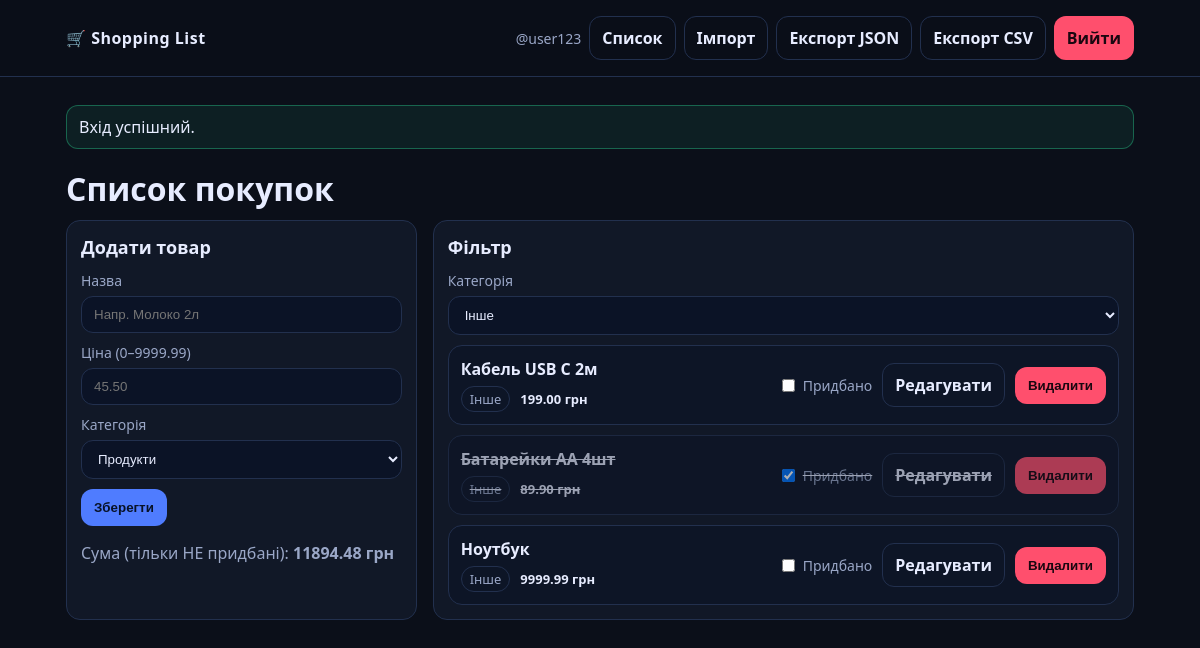
Screenshot of /app.php?category=3 (signed in) with the database file from the repository.
### tables this page shows
CREATE TABLE IF NOT EXISTS items (
  id INT AUTO_INCREMENT PRIMARY KEY,
  user_id INT NOT NULL,
  category_id INT NOT NULL,
  name VARCHAR(100) NOT NULL,
  price DECIMAL(10,2) NOT NULL DEFAULT 0.00,
  is_purchased TINYINT(1) NOT NULL DEFAULT 0,
  created_at DATETIME NOT NULL,
  CONSTRAINT fk_items_user FOREIGN KEY (user_id) REFERENCES users(id) ON DELETE CASCADE,
  CONSTRAINT fk_items_category FOREIGN KEY (category_id) REFERENCES categories(id)
);

CREATE TABLE IF NOT EXISTS categories (
  id INT AUTO_INCREMENT PRIMARY KEY,
  name VARCHAR(50) NOT NULL UNIQUE
);

### app/items.php (called while the page is built, shortened)
<?php
function get_categories(PDO $pdo): array {
    return $pdo->query("SELECT id, name FROM categories ORDER BY id")->fetchAll();
}
function get_items(PDO $pdo, int $userId, ?int $categoryId): array {
    if ($categoryId) {
        $st = $pdo->prepare("SELECT i.*, c.name AS category_name
                             FROM items i JOIN categories c ON c.id=i.category_id
                             WHERE i.user_id=? AND i.category_id=?
                             ORDER BY i.created_at DESC, i.id DESC");
        $st->execute([$userId, $categoryId]);
    } else {
        $st = $pdo->prepare("SELECT i.*, c.name AS category_name
                             FROM items i JOIN categories c ON c.id=i.category_id
                             WHERE i.user_id=?
                             ORDER BY i.created_at DESC, i.id DESC");
        $st->execute([$userId]);
    }
    return $st->fetchAll();
}
function sum_unpurchased(PDO $pdo, int $userId): float {
    $st = $pdo->prepare("SELECT COALESCE(SUM(price),0) AS s FROM items WHERE user_id=? AND is_purchased=0");
    $st->execute([$userId]);
    return (float)$st->fetch()['s'];
}

### app/helpers.php (called while the page is built, shortened)
<?php
function e(string $s): string {
    return htmlspecialchars($s, ENT_QUOTES | ENT_SUBSTITUTE, 'UTF-8');
}

### app/auth.php (called while the page is built, shortened)
<?php
require_once __DIR__ . '/helpers.php';
function auth_user(): ?array {
    return $_SESSION['user'] ?? null;
}

### public/app.php (the view, shortened to what this page needs)
<?php
require_once __DIR__ . '/../app/db.php';
require_once __DIR__ . '/../app/helpers.php';
require_once __DIR__ . '/../app/auth.php';
require_once __DIR__ . '/../app/items.php';
$user = auth_user();
$userId = (int)$user['id'];
$categoryFilter = isset($_GET['category']) && $_GET['category'] !== '' ? (int)$_GET['category'] : null;
$categories = get_categories($pdo);
$items = get_items($pdo, $userId, $categoryFilter);
$sum = sum_unpurchased($pdo, $userId);
include __DIR__ . '/_header.php';
?>
<h1>Список покупок</h1>
<section class="grid">
  <div class="card">
    <h2>Додати товар</h2>
    <form method="post" class="form">
      <label>Назва
        <input name="name" maxlength="100" placeholder="Напр. Молоко 2л" required>
      </label>
      <label>Ціна (0–9999.99)
        <input name="price" inputmode="decimal" placeholder="45.50" required>
      </label>
      <label>Категорія
        <select name="category_id" required>
          <?php foreach ($categories as $c): ?>
            <option value="<?= (int)$c['id'] ?>"><?= e($c['name']) ?></option>
          <?php endforeach; ?>
        </select>
      </label>
      <button class="btn btn--primary" type="submit">Зберегти</button>
    </form>
    <p class="muted">Сума (тільки НЕ придбані): <b><?= number_format($sum, 2, '.', '') ?> грн</b></p>
  </div>
  <div class="card">
    <h2>Фільтр</h2>
    <form method="get" class="form form--row">
      <label>Категорія
        <select name="category" onchange="this.form.submit()">
          <?php foreach ($categories as $c): ?>
            <option value="<?= (int)$c['id'] ?>" <?= $categoryFilter===(int)$c['id']?'selected':'' ?>>
              <?= e($c['name']) ?>
            </option>
          <?php endforeach; ?>
        </select>
      </label>
    </form>
    <?php if (!$items): ?>
      <div class="empty">Немає товарів у цій категорії 🙃</div>
    <?php else: ?>
      <div class="list">
        <?php foreach ($items as $it): ?>
          <div class="item <?= (int)$it['is_purchased']===1?'item--purchased':'' ?>">
            <div class="item__main">
              <div class="item__title"><?= e($it['name']) ?></div>
              <div class="item__meta">
                <span class="tag"><?= e($it['category_name']) ?></span>
                <span class="price"><?= number_format((float)$it['price'], 2, '.', '') ?> грн</span>
              </div>
            </div>
            <div class="item__actions">
              <form method="post" class="inline">
                <label class="checkbox">
                  <input type="checkbox" <?= (int)$it['is_purchased']===1?'checked':'' ?> onchange="this.form.submit()">
                  Придбано
                </label>
              </form>
              <a class="btn btn--ghost" href="item_edit.php?id=<?= (int)$it['id'] ?>">Редагувати</a>
              <form method="post" class="inline" onsubmit="return confirm('Точно видалити?');">
                <button class="btn btn--danger" type="submit">Видалити</button>
              </form>
            </div>
          </div>
        <?php endforeach; ?>
      </div>
    <?php endif; ?>
  </div>
</section>
<?php include __DIR__ . '/_footer.php'; ?>

### assets/css/style.css (style rules this page uses)
:root { --bg:#0b0f19; --card:#121a2a; --text:#e7ecff; --muted:#9aa7c7; --border:#22304e; --primary:#4f7cff; --danger:#ff4f6d; --ok:#2ee59d; --warn:#ffcc00; }
* { box-sizing:border-box }
body { margin:0; font-family: system-ui, -apple-system, Segoe UI, Roboto, Arial, sans-serif; background: #0b0f19; color:var(--text); }
a { color:var(--primary); text-decoration:none }
h1 { margin:18px 0 10px }
h2 { margin:0 0 12px; font-size:18px }
.card { background:rgba(18,26,42,.9); border:1px solid var(--border); border-radius:14px; padding:14px; }
.grid { display:grid; grid-template-columns: 1fr 2fr; gap:16px; }
.form label { display:block; margin-bottom:10px; color:var(--muted); font-size:14px }
input, select { width:100%; margin-top:6px; padding:10px 12px; border-radius:12px; border:1px solid var(--border); background:#0b1326; color:var(--text); outline:none; }
.form--row { display:flex; gap:12px; align-items:end }
.form--row label { flex:1 }
.btn { display:inline-flex; align-items:center; justify-content:center; gap:8px; padding:10px 12px; border-radius:12px; border:1px solid var(--border); background:#0b1326; color:var(--text); cursor:pointer; font-weight:600; }
.btn--primary { background: var(--primary); border-color: transparent; color:#081227 }
.btn--danger { background: var(--danger); border-color: transparent; color:#1a0710 }
.btn--ghost { background: transparent }
.inline { display:inline }
.list { display:flex; flex-direction:column; gap:10px }
.item { display:flex; justify-content:space-between; gap:12px; padding:12px; border-radius:14px; border:1px solid var(--border); background: rgba(11,19,38,.6); }
.item--purchased { opacity:.65; text-decoration: line-through }
.item__title { font-weight:700 }
.item__meta { display:flex; gap:10px; align-items:center; color:var(--muted); font-size:13px; margin-top:6px }
.tag { border:1px solid var(--border); padding:3px 8px; border-radius:999px }
.price { font-weight:700; color:var(--text) }
.item__actions { display:flex; gap:10px; align-items:center; flex-wrap:wrap }
.checkbox { display:flex; gap:8px; align-items:center; user-select:none; color:var(--muted); font-size:14px }
.checkbox input { width:auto; margin:0 }
.muted { color:var(--muted) }

### rows the page displays
items: name "Кабель USB C 2м", category.name "Інше", price "199.00"
items: name "Батарейки AA 4шт", category.name "Інше", price "89.90", is_purchased "☑"
items: name "Ноутбук", category.name "Інше", price "9999.99"

### other values shown
$_SESSION['user']['username'] "user123"
$f['msg'] "Вхід успішний."
$sum "11894.48"
form field category_id "Продукти"
form field category "Інше"
